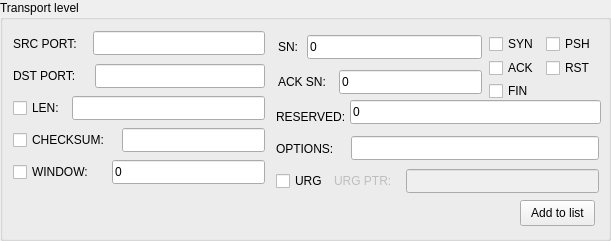
   <widget class="QGroupBox" name="groupBox_3">
    <property name="geometry">
     <rect>
      <x>380</x>
      <y>390</y>
      <width>611</width>
      <height>241</height>
     </rect>
    </property>
    <property name="minimumSize">
     <size>
      <width>611</width>
      <height>241</height>
     </size>
    </property>
    <property name="title">
     <string>Transport level</string>
    </property>
    <widget class="QCheckBox" name="windowCheckbox">
     <property name="geometry">
      <rect>
       <x>13</x>
       <y>161</y>
       <width>93</width>
       <height>22</height>
      </rect>
     </property>
     <property name="minimumSize">
      <size>
       <width>93</width>
       <height>22</height>
      </size>
     </property>
     <property name="maximumSize">
      <size>
       <width>93</width>
       <height>22</height>
      </size>
     </property>
     <property name="text">
      <string>WINDOW:</string>
     </property>
    </widget>
    <widget class="QLineEdit" name="reservedLineEdit">
     <property name="geometry">
      <rect>
       <x>350</x>
       <y>100</y>
       <width>251</width>
       <height>24</height>
      </rect>
     </property>
     <property name="text">
      <string>0</string>
     </property>
    </widget>
    <widget class="QPushButton" name="addToListPushButton">
     <property name="geometry">
      <rect>
       <x>520</x>
       <y>200</y>
       <width>75</width>
       <height>26</height>
      </rect>
     </property>
     <property name="text">
      <string>Add to list</string>
     </property>
    </widget>
    <widget class="QCheckBox" name="urgCheckbox">
     <property name="geometry">
      <rect>
       <x>276</x>
       <y>170</y>
       <width>52</width>
       <height>22</height>
      </rect>
     </property>
     <property name="minimumSize">
      <size>
       <width>52</width>
       <height>22</height>
      </size>
     </property>
     <property name="maximumSize">
      <size>
       <width>52</width>
       <height>22</height>
      </size>
     </property>
     <property name="text">
      <string>URG</string>
     </property>
    </widget>
    <widget class="QLabel" name="urgPtrLabel">
     <property name="enabled">
      <bool>false</bool>
     </property>
     <property name="geometry">
      <rect>
       <x>334</x>
       <y>169</y>
       <width>66</width>
       <height>24</height>
      </rect>
     </property>
     <property name="minimumSize">
      <size>
       <width>66</width>
       <height>24</height>
      </size>
     </property>
     <property name="maximumSize">
      <size>
       <width>66</width>
       <height>24</height>
      </size>
     </property>
     <property name="text">
      <string>URG PTR:</string>
     </property>
    </widget>
    <widget class="QLineEdit" name="urgPtrLineEdit">
     <property name="enabled">
      <bool>false</bool>
     </property>
     <property name="geometry">
      <rect>
       <x>406</x>
       <y>169</y>
       <width>193</width>
       <height>24</height>
      </rect>
     </property>
     <property name="minimumSize">
      <size>
       <width>193</width>
       <height>24</height>
      </size>
     </property>
     <property name="maximumSize">
      <size>
       <width>193</width>
       <height>24</height>
      </size>
     </property>
     <property name="text">
      <string/>
     </property>
    </widget>
    <widget class="QLabel" name="reservedLabel">
     <property name="geometry">
      <rect>
       <x>276</x>
       <y>106</y>
       <width>74</width>
       <height>22</height>
      </rect>
     </property>
     <property name="minimumSize">
      <size>
       <width>74</width>
       <height>22</height>
      </size>
     </property>
     <property name="maximumSize">
      <size>
       <width>74</width>
       <height>22</height>
      </size>
     </property>
     <property name="text">
      <string>RESERVED:</string>
     </property>
    </widget>
    <widget class="QCheckBox" name="synCheckbox">
     <property name="geometry">
      <rect>
       <x>489</x>
       <y>33</y>
       <width>51</width>
       <height>22</height>
      </rect>
     </property>
     <property name="minimumSize">
      <size>
       <width>51</width>
       <height>22</height>
      </size>
     </property>
     <property name="maximumSize">
      <size>
       <width>51</width>
       <height>22</height>
      </size>
     </property>
     <property name="text">
      <string>SYN</string>
     </property>
    </widget>
    <widget class="QCheckBox" name="pshCheckbox">
     <property name="geometry">
      <rect>
       <x>546</x>
       <y>33</y>
       <width>50</width>
       <height>22</height>
      </rect>
     </property>
     <property name="minimumSize">
      <size>
       <width>50</width>
       <height>22</height>
      </size>
     </property>
     <property name="maximumSize">
      <size>
       <width>50</width>
       <height>22</height>
      </size>
     </property>
     <property name="text">
      <string>PSH</string>
     </property>
    </widget>
    <widget class="QCheckBox" name="ackCheckbox">
     <property name="geometry">
      <rect>
       <x>489</x>
       <y>57</y>
       <width>51</width>
       <height>22</height>
      </rect>
     </property>
     <property name="minimumSize">
      <size>
       <width>51</width>
       <height>22</height>
      </size>
     </property>
     <property name="maximumSize">
      <size>
       <width>51</width>
       <height>22</height>
      </size>
     </property>
     <property name="text">
      <string>ACK</string>
     </property>
    </widget>
    <widget class="QCheckBox" name="rstCheckbox">
     <property name="geometry">
      <rect>
       <x>546</x>
       <y>57</y>
       <width>50</width>
       <height>22</height>
      </rect>
     </property>
     <property name="minimumSize">
      <size>
       <width>50</width>
       <height>22</height>
      </size>
     </property>
     <property name="maximumSize">
      <size>
       <width>50</width>
       <height>22</height>
      </size>
     </property>
     <property name="text">
      <string>RST</string>
     </property>
    </widget>
    <widget class="QCheckBox" name="finCheckbox">
     <property name="geometry">
      <rect>
       <x>489</x>
       <y>80</y>
       <width>51</width>
       <height>22</height>
      </rect>
     </property>
     <property name="minimumSize">
      <size>
       <width>51</width>
       <height>22</height>
      </size>
     </property>
     <property name="maximumSize">
      <size>
       <width>51</width>
       <height>22</height>
      </size>
     </property>
     <property name="text">
      <string>FIN</string>
     </property>
    </widget>
    <widget class="QLabel" name="srcPortLabel">
     <property name="geometry">
      <rect>
       <x>13</x>
       <y>31</y>
       <width>74</width>
       <height>25</height>
      </rect>
     </property>
     <property name="minimumSize">
      <size>
       <width>74</width>
       <height>25</height>
      </size>
     </property>
     <property name="maximumSize">
      <size>
       <width>74</width>
       <height>25</height>
      </size>
     </property>
     <property name="text">
      <string>SRC PORT:</string>
     </property>
    </widget>
    <widget class="QLineEdit" name="srcPortLineEdit">
     <property name="geometry">
      <rect>
       <x>93</x>
       <y>31</y>
       <width>172</width>
       <height>24</height>
      </rect>
     </property>
     <property name="minimumSize">
      <size>
       <width>172</width>
       <height>24</height>
      </size>
     </property>
     <property name="maximumSize">
      <size>
       <width>172</width>
       <height>24</height>
      </size>
     </property>
     <property name="text">
      <string/>
     </property>
    </widget>
    <widget class="QLineEdit" name="windowLineEdit">
     <property name="geometry">
      <rect>
       <x>112</x>
       <y>160</y>
       <width>153</width>
       <height>24</height>
      </rect>
     </property>
     <property name="minimumSize">
      <size>
       <width>153</width>
       <height>24</height>
      </size>
     </property>
     <property name="maximumSize">
      <size>
       <width>153</width>
       <height>24</height>
      </size>
     </property>
     <property name="text">
      <string>0</string>
     </property>
    </widget>
    <widget class="QLabel" name="dstPortLabel">
     <property name="geometry">
      <rect>
       <x>13</x>
       <y>64</y>
       <width>76</width>
       <height>24</height>
      </rect>
     </property>
     <property name="minimumSize">
      <size>
       <width>76</width>
       <height>24</height>
      </size>
     </property>
     <property name="maximumSize">
      <size>
       <width>76</width>
       <height>24</height>
      </size>
     </property>
     <property name="text">
      <string>DST PORT:</string>
     </property>
    </widget>
    <widget class="QLineEdit" name="dstPortLineEdit">
     <property name="geometry">
      <rect>
       <x>95</x>
       <y>64</y>
       <width>170</width>
       <height>24</height>
      </rect>
     </property>
     <property name="minimumSize">
      <size>
       <width>170</width>
       <height>24</height>
      </size>
     </property>
     <property name="maximumSize">
      <size>
       <width>170</width>
       <height>24</height>
      </size>
     </property>
     <property name="text">
      <string/>
     </property>
    </widget>
    <widget class="QLabel" name="ackLabel">
     <property name="geometry">
      <rect>
       <x>278</x>
       <y>70</y>
       <width>55</width>
       <height>24</height>
      </rect>
     </property>
     <property name="minimumSize">
      <size>
       <width>55</width>
       <height>24</height>
      </size>
     </property>
     <property name="maximumSize">
      <size>
       <width>55</width>
       <height>24</height>
      </size>
     </property>
     <property name="text">
      <string>ACK SN:</string>
     </property>
    </widget>
    <widget class="QLineEdit" name="ackLineEdit">
     <property name="geometry">
      <rect>
       <x>339</x>
       <y>70</y>
       <width>143</width>
       <height>24</height>
      </rect>
     </property>
     <property name="minimumSize">
      <size>
       <width>143</width>
       <height>24</height>
      </size>
     </property>
     <property name="maximumSize">
      <size>
       <width>143</width>
       <height>24</height>
      </size>
     </property>
     <property name="text">
      <string>0</string>
     </property>
    </widget>
    <widget class="QCheckBox" name="checksumHeaderCheckbox">
     <property name="geometry">
      <rect>
       <x>13</x>
       <y>129</y>
       <width>103</width>
       <height>22</height>
      </rect>
     </property>
     <property name="minimumSize">
      <size>
       <width>103</width>
       <height>22</height>
      </size>
     </property>
     <property name="maximumSize">
      <size>
       <width>103</width>
       <height>22</height>
      </size>
     </property>
     <property name="text">
      <string>CHECKSUM:</string>
     </property>
    </widget>
    <widget class="QLineEdit" name="checksumLineEdit">
     <property name="geometry">
      <rect>
       <x>122</x>
       <y>128</y>
       <width>143</width>
       <height>24</height>
      </rect>
     </property>
     <property name="minimumSize">
      <size>
       <width>143</width>
       <height>24</height>
      </size>
     </property>
     <property name="maximumSize">
      <size>
       <width>143</width>
       <height>24</height>
      </size>
     </property>
     <property name="text">
      <string/>
     </property>
    </widget>
    <widget class="QLabel" name="optionsLabel">
     <property name="geometry">
      <rect>
       <x>276</x>
       <y>136</y>
       <width>69</width>
       <height>25</height>
      </rect>
     </property>
     <property name="minimumSize">
      <size>
       <width>69</width>
       <height>25</height>
      </size>
     </property>
     <property name="maximumSize">
      <size>
       <width>69</width>
       <height>25</height>
      </size>
     </property>
     <property name="text">
      <string>OPTIONS:</string>
     </property>
    </widget>
    <widget class="QLineEdit" name="optionsLineEdit">
     <property name="geometry">
      <rect>
       <x>351</x>
       <y>136</y>
       <width>248</width>
       <height>24</height>
      </rect>
     </property>
     <property name="minimumSize">
      <size>
       <width>248</width>
       <height>24</height>
      </size>
     </property>
     <property name="maximumSize">
      <size>
       <width>248</width>
       <height>24</height>
      </size>
     </property>
     <property name="text">
      <string/>
     </property>
    </widget>
    <widget class="QLabel" name="snLabel">
     <property name="geometry">
      <rect>
       <x>278</x>
       <y>35</y>
       <width>23</width>
       <height>24</height>
      </rect>
     </property>
     <property name="minimumSize">
      <size>
       <width>23</width>
       <height>24</height>
      </size>
     </property>
     <property name="maximumSize">
      <size>
       <width>23</width>
       <height>24</height>
      </size>
     </property>
     <property name="text">
      <string>SN:</string>
     </property>
    </widget>
    <widget class="QLineEdit" name="snLineEdit">
     <property name="geometry">
      <rect>
       <x>307</x>
       <y>35</y>
       <width>175</width>
       <height>24</height>
      </rect>
     </property>
     <property name="minimumSize">
      <size>
       <width>175</width>
       <height>24</height>
      </size>
     </property>
     <property name="maximumSize">
      <size>
       <width>175</width>
       <height>24</height>
      </size>
     </property>
     <property name="text">
      <string>0</string>
     </property>
    </widget>
    <widget class="QCheckBox" name="lenCheckbox">
     <property name="geometry">
      <rect>
       <x>13</x>
       <y>97</y>
       <width>53</width>
       <height>22</height>
      </rect>
     </property>
     <property name="minimumSize">
      <size>
       <width>53</width>
       <height>22</height>
      </size>
     </property>
     <property name="maximumSize">
      <size>
       <width>53</width>
       <height>22</height>
      </size>
     </property>
     <property name="text">
      <string>LEN:</string>
     </property>
    </widget>
    <widget class="QLineEdit" name="lenLineEdit">
     <property name="geometry">
      <rect>
       <x>72</x>
       <y>96</y>
       <width>193</width>
       <height>24</height>
      </rect>
     </property>
     <property name="minimumSize">
      <size>
       <width>193</width>
       <height>24</height>
      </size>
     </property>
     <property name="maximumSize">
      <size>
       <width>193</width>
       <height>24</height>
      </size>
     </property>
     <property name="text">
      <string/>
     </property>
    </widget>
   </widget>
